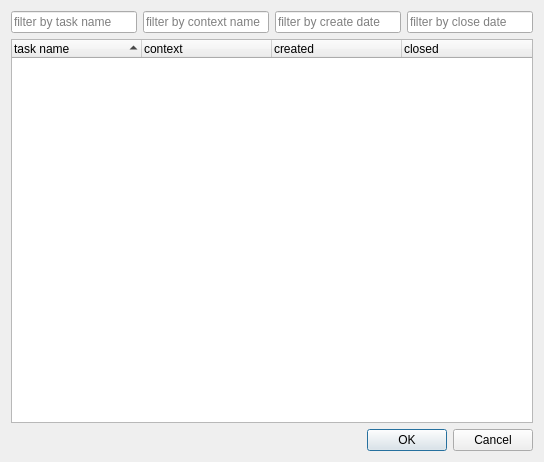
<?xml version="1.0" encoding="UTF-8"?>
<ui version="4.0">
 <class>Dialog</class>
 <widget class="QDialog" name="Dialog">
  <property name="geometry">
   <rect>
    <x>0</x>
    <y>0</y>
    <width>544</width>
    <height>462</height>
   </rect>
  </property>
  <property name="windowTitle">
   <string>Workload - tasks archive</string>
  </property>
  <layout class="QVBoxLayout" name="verticalLayout">
   <item>
    <layout class="QHBoxLayout" name="horizontalLayout">
     <item>
      <widget class="QLineEdit" name="nameFilter">
       <property name="placeholderText">
        <string>filter by task name</string>
       </property>
      </widget>
     </item>
     <item>
      <widget class="QLineEdit" name="contextFilter">
       <property name="placeholderText">
        <string>filter by context name</string>
       </property>
      </widget>
     </item>
     <item>
      <widget class="QLineEdit" name="createFilter">
       <property name="placeholderText">
        <string>filter by create date</string>
       </property>
      </widget>
     </item>
     <item>
      <widget class="QLineEdit" name="closeFilter">
       <property name="placeholderText">
        <string>filter by close date</string>
       </property>
      </widget>
     </item>
    </layout>
   </item>
   <item>
    <widget class="QTreeWidget" name="treeWidget">
     <property name="editTriggers">
      <set>QAbstractItemView::NoEditTriggers</set>
     </property>
     <property name="alternatingRowColors">
      <bool>true</bool>
     </property>
     <property name="selectionBehavior">
      <enum>QAbstractItemView::SelectRows</enum>
     </property>
     <property name="itemsExpandable">
      <bool>false</bool>
     </property>
     <property name="sortingEnabled">
      <bool>true</bool>
     </property>
     <property name="animated">
      <bool>true</bool>
     </property>
     <attribute name="headerDefaultSectionSize">
      <number>130</number>
     </attribute>
     <attribute name="headerShowSortIndicator" stdset="0">
      <bool>true</bool>
     </attribute>
     <column>
      <property name="text">
       <string>task name</string>
      </property>
     </column>
     <column>
      <property name="text">
       <string>context</string>
      </property>
     </column>
     <column>
      <property name="text">
       <string>created</string>
      </property>
     </column>
     <column>
      <property name="text">
       <string>closed</string>
      </property>
     </column>
    </widget>
   </item>
   <item>
    <widget class="QDialogButtonBox" name="buttonBox">
     <property name="orientation">
      <enum>Qt::Horizontal</enum>
     </property>
     <property name="standardButtons">
      <set>QDialogButtonBox::Cancel|QDialogButtonBox::Ok</set>
     </property>
    </widget>
   </item>
  </layout>
 </widget>
 <resources/>
 <connections>
  <connection>
   <sender>buttonBox</sender>
   <signal>accepted()</signal>
   <receiver>Dialog</receiver>
   <slot>accept()</slot>
   <hints>
    <hint type="sourcelabel">
     <x>248</x>
     <y>254</y>
    </hint>
    <hint type="destinationlabel">
     <x>157</x>
     <y>274</y>
    </hint>
   </hints>
  </connection>
  <connection>
   <sender>buttonBox</sender>
   <signal>rejected()</signal>
   <receiver>Dialog</receiver>
   <slot>reject()</slot>
   <hints>
    <hint type="sourcelabel">
     <x>316</x>
     <y>260</y>
    </hint>
    <hint type="destinationlabel">
     <x>286</x>
     <y>274</y>
    </hint>
   </hints>
  </connection>
 </connections>
</ui>
